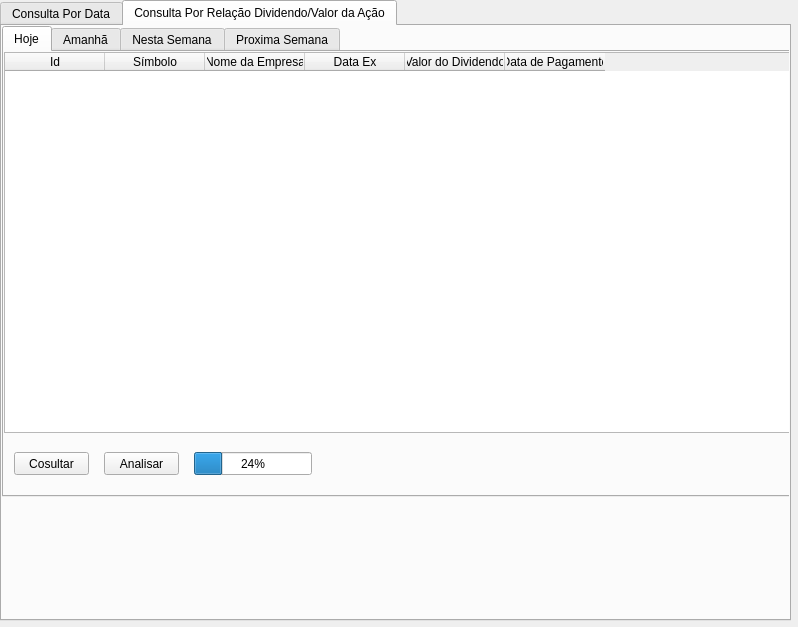
<?xml version="1.0" encoding="UTF-8"?>
<ui version="4.0">
 <class>Dividendos</class>
 <widget class="QDialog" name="Dividendos">
  <property name="geometry">
   <rect>
    <x>0</x>
    <y>0</y>
    <width>798</width>
    <height>627</height>
   </rect>
  </property>
  <property name="windowTitle">
   <string>Dividendos</string>
  </property>
  <widget class="QTabWidget" name="tabWidget">
   <property name="geometry">
    <rect>
     <x>0</x>
     <y>0</y>
     <width>791</width>
     <height>621</height>
    </rect>
   </property>
   <property name="currentIndex">
    <number>1</number>
   </property>
   <widget class="QWidget" name="tab">
    <attribute name="title">
     <string>Consulta Por Data</string>
    </attribute>
    <widget class="QTableWidget" name="tableWidget">
     <property name="geometry">
      <rect>
       <x>-10</x>
       <y>90</y>
       <width>791</width>
       <height>501</height>
      </rect>
     </property>
     <column>
      <property name="text">
       <string>Id</string>
      </property>
     </column>
     <column>
      <property name="text">
       <string>Símbolo</string>
      </property>
     </column>
     <column>
      <property name="text">
       <string>Nome da Epresa</string>
      </property>
     </column>
     <column>
      <property name="text">
       <string>Data Ex</string>
      </property>
     </column>
     <column>
      <property name="text">
       <string>Valor do Dividendo</string>
      </property>
     </column>
     <column>
      <property name="text">
       <string>Data de Pagamento</string>
      </property>
     </column>
    </widget>
    <widget class="QGroupBox" name="groupBox">
     <property name="geometry">
      <rect>
       <x>20</x>
       <y>20</y>
       <width>211</width>
       <height>61</height>
      </rect>
     </property>
     <property name="title">
      <string>Data Ex</string>
     </property>
     <widget class="QDateEdit" name="dateEdit">
      <property name="geometry">
       <rect>
        <x>10</x>
        <y>20</y>
        <width>81</width>
        <height>21</height>
       </rect>
      </property>
     </widget>
     <widget class="QPushButton" name="pushButton">
      <property name="geometry">
       <rect>
        <x>100</x>
        <y>20</y>
        <width>101</width>
        <height>21</height>
       </rect>
      </property>
      <property name="text">
       <string>Consultar</string>
      </property>
     </widget>
    </widget>
   </widget>
   <widget class="QWidget" name="tab_2">
    <attribute name="title">
     <string>Consulta Por Relação Dividendo/Valor da Ação</string>
    </attribute>
    <widget class="QTabWidget" name="tabWidget_2">
     <property name="geometry">
      <rect>
       <x>0</x>
       <y>0</y>
       <width>791</width>
       <height>471</height>
      </rect>
     </property>
     <property name="currentIndex">
      <number>0</number>
     </property>
     <widget class="QWidget" name="tab_3">
      <attribute name="title">
       <string>Hoje</string>
      </attribute>
      <widget class="QTableWidget" name="tableWidget_6">
       <property name="geometry">
        <rect>
         <x>0</x>
         <y>0</y>
         <width>791</width>
         <height>381</height>
        </rect>
       </property>
       <column>
        <property name="text">
         <string>Id</string>
        </property>
       </column>
       <column>
        <property name="text">
         <string>Símbolo</string>
        </property>
       </column>
       <column>
        <property name="text">
         <string>Nome da Empresa</string>
        </property>
       </column>
       <column>
        <property name="text">
         <string>Data Ex</string>
        </property>
       </column>
       <column>
        <property name="text">
         <string>Valor do Dividendo</string>
        </property>
       </column>
       <column>
        <property name="text">
         <string>Data de Pagamento</string>
        </property>
       </column>
      </widget>
      <widget class="QPushButton" name="pushButton_3">
       <property name="geometry">
        <rect>
         <x>10</x>
         <y>400</y>
         <width>75</width>
         <height>23</height>
        </rect>
       </property>
       <property name="text">
        <string>Cosultar</string>
       </property>
      </widget>
      <widget class="QPushButton" name="pushButton_9">
       <property name="geometry">
        <rect>
         <x>100</x>
         <y>400</y>
         <width>75</width>
         <height>23</height>
        </rect>
       </property>
       <property name="text">
        <string>Analisar</string>
       </property>
      </widget>
      <widget class="QProgressBar" name="progressBar">
       <property name="geometry">
        <rect>
         <x>190</x>
         <y>400</y>
         <width>118</width>
         <height>23</height>
        </rect>
       </property>
       <property name="value">
        <number>24</number>
       </property>
      </widget>
     </widget>
     <widget class="QWidget" name="tab_4">
      <attribute name="title">
       <string>Amanhã</string>
      </attribute>
      <widget class="QTableWidget" name="tableWidget_3">
       <property name="geometry">
        <rect>
         <x>0</x>
         <y>0</y>
         <width>781</width>
         <height>381</height>
        </rect>
       </property>
       <column>
        <property name="text">
         <string>Id</string>
        </property>
       </column>
       <column>
        <property name="text">
         <string>Símbolo</string>
        </property>
       </column>
       <column>
        <property name="text">
         <string>Nome da Empresa</string>
        </property>
       </column>
       <column>
        <property name="text">
         <string>Data Ex</string>
        </property>
       </column>
       <column>
        <property name="text">
         <string>Valor do Dividendo</string>
        </property>
       </column>
       <column>
        <property name="text">
         <string>Data de Pagamento</string>
        </property>
       </column>
      </widget>
      <widget class="QPushButton" name="pushButton_4">
       <property name="geometry">
        <rect>
         <x>10</x>
         <y>400</y>
         <width>75</width>
         <height>23</height>
        </rect>
       </property>
       <property name="text">
        <string>Cosultar</string>
       </property>
      </widget>
      <widget class="QPushButton" name="pushButton_8">
       <property name="geometry">
        <rect>
         <x>100</x>
         <y>400</y>
         <width>75</width>
         <height>23</height>
        </rect>
       </property>
       <property name="text">
        <string>Analisar</string>
       </property>
      </widget>
     </widget>
     <widget class="QWidget" name="tab_5">
      <attribute name="title">
       <string>Nesta Semana</string>
      </attribute>
      <widget class="QTableWidget" name="tableWidget_4">
       <property name="geometry">
        <rect>
         <x>0</x>
         <y>0</y>
         <width>781</width>
         <height>381</height>
        </rect>
       </property>
       <column>
        <property name="text">
         <string>Id</string>
        </property>
       </column>
       <column>
        <property name="text">
         <string>Símbolo</string>
        </property>
       </column>
       <column>
        <property name="text">
         <string>Nome da Empresa</string>
        </property>
       </column>
       <column>
        <property name="text">
         <string>Data Ex</string>
        </property>
       </column>
       <column>
        <property name="text">
         <string>Valor do Dividendo</string>
        </property>
       </column>
       <column>
        <property name="text">
         <string>Data de Pagamento</string>
        </property>
       </column>
      </widget>
      <widget class="QPushButton" name="pushButton_2">
       <property name="geometry">
        <rect>
         <x>10</x>
         <y>400</y>
         <width>75</width>
         <height>23</height>
        </rect>
       </property>
       <property name="text">
        <string>Cosultar</string>
       </property>
      </widget>
      <widget class="QPushButton" name="pushButton_7">
       <property name="geometry">
        <rect>
         <x>100</x>
         <y>400</y>
         <width>75</width>
         <height>23</height>
        </rect>
       </property>
       <property name="text">
        <string>Analisar</string>
       </property>
      </widget>
     </widget>
     <widget class="QWidget" name="tab_6">
      <attribute name="title">
       <string>Proxima Semana</string>
      </attribute>
      <widget class="QTableWidget" name="tableWidget_5">
       <property name="geometry">
        <rect>
         <x>0</x>
         <y>0</y>
         <width>781</width>
         <height>381</height>
        </rect>
       </property>
       <column>
        <property name="text">
         <string>Id</string>
        </property>
       </column>
       <column>
        <property name="text">
         <string>Símbolo</string>
        </property>
       </column>
       <column>
        <property name="text">
         <string>Nome da Empresa</string>
        </property>
       </column>
       <column>
        <property name="text">
         <string>Data Ex</string>
        </property>
       </column>
       <column>
        <property name="text">
         <string>Valor do Dividendo</string>
        </property>
       </column>
       <column>
        <property name="text">
         <string>Data de Pagamento</string>
        </property>
       </column>
      </widget>
      <widget class="QPushButton" name="pushButton_5">
       <property name="geometry">
        <rect>
         <x>10</x>
         <y>400</y>
         <width>75</width>
         <height>23</height>
        </rect>
       </property>
       <property name="text">
        <string>Cosultar</string>
       </property>
      </widget>
      <widget class="QPushButton" name="pushButton_6">
       <property name="geometry">
        <rect>
         <x>100</x>
         <y>400</y>
         <width>75</width>
         <height>23</height>
        </rect>
       </property>
       <property name="text">
        <string>Analisar</string>
       </property>
      </widget>
     </widget>
    </widget>
   </widget>
  </widget>
 </widget>
 <resources/>
 <connections/>
</ui>
